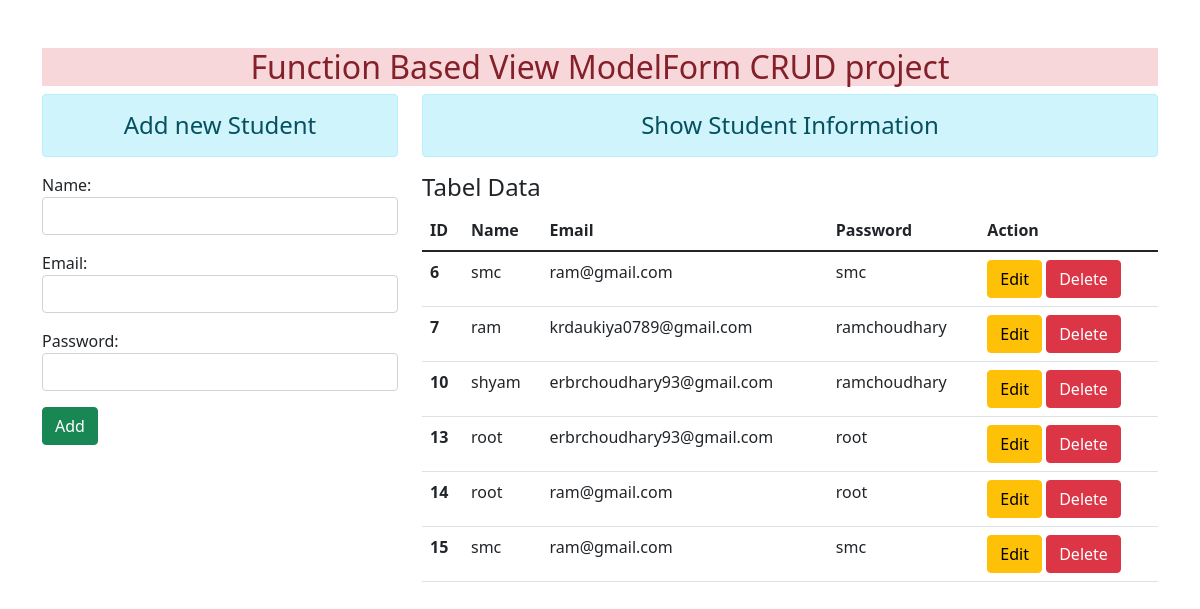
The app's page /app/ with its own data.
### app/models.py (models this page shows)
class  User(models.Model):
    name = models.CharField(max_length=70)
    email = models.EmailField(max_length=70)
    password = models.CharField(max_length=70)

### app/views.py (the view)
# urls.py: path('', views.add_show,name='add'),
def add_show(request):
    if request.method=='POST':
        fm= StudentRegistration(request.POST)
        if fm.is_valid():
            nm= fm.cleaned_data['name']
            em= fm.cleaned_data['email']
            pw= fm.cleaned_data['password']
            reg = User(name=nm,email=em,password=pw)
            reg.save()
            fm= StudentRegistration()
    else:
        fm= StudentRegistration()
    stud= User.objects.all()
    return render (request,'app/add_show.html',{'form':fm,'stu':stud})

### app/forms.py
class StudentRegistration(forms.ModelForm):
    class Meta:
        model = User
        fields = ('name','email','password')
        widgets = {
            'name':forms.TextInput(attrs={'class':'form-control'}),
            'email':forms.EmailInput(attrs={'class':'form-control'}),
            'password':forms.PasswordInput(render_value=True, attrs={'class':'form-control'}),
            }

### app/templates/app/add_show.html (shortened to what this page needs)
{% extends 'app/base.html' %}
{% block content %}
  <div class="row">
    <div class="col-sm-4">
        <h4 class="text-center alert alert-info">Add new Student</h4>
        <form action="" method="post">
            {{form.as_p}}
            <input type="submit" value="Add" class="btn btn-success">
        </form>
    </div>
    <div class="col-sm-8">
        <h4 class="text-center alert alert-info">Show Student Information </h4>
        {% if stu %}
            <h4>Tabel Data</h4>
            <table class="table  table-hover ">
                <thead>
                    <tr>
                      <th scope="col">ID</th>
                      <th scope="col">Name</th>
                      <th scope="col">Email</th>
                      <th scope="col">Password</th>
                      <th scope="col">Action</th>
                    </tr>
                  </thead>
                  <tbody>
                    {% for st in stu  %}
                    <tr>
                      <th scope="row">{{st.id}}</th>
                      <td>{{st.name}}</td>
                      <td>{{st.email}}</td>
                    <td>{{st.password}}</td>
                    <td>
                        <a href="{% url 'update' st.id%}" class="btn btn-warning">Edit</a>
                        <form action="{% url 'delete' st.id%}" method="post" class="d-inline">
                            <input type="submit" value="Delete"  class="btn btn-danger">
                        </form>
                    </td>
                    </tr>
                    {% endfor %}
                  </tbody>
              </table>
            {% else %}
            <h4 class="text-center alert alert-danger">No Data </h4>
        {% endif %}
    </div>
  </div>
{% endblock content %}

### app/templates/app/base.html (shortened to what this page needs)
<!DOCTYPE html>
<html lang="en">
    {% load static %}
<head>
    <link rel="stylesheet" href="{% static 'css/bootstrap.css' %}">
    <link rel="stylesheet" href="{% static 'css/min.css' %}">
</head>
<body>
<div class="container mt-5">
    <h2 class="text-center alert-danger">Function Based View ModelForm CRUD project</h2>
{% block content %}
{% endblock content %}
</div>
</body>
</html>

### records on screen
User: id "6", name "smc", email "ram@gmail.com", password "smc"
User: id "7", name "ram", email "krdaukiya0789@gmail.com", password "ramchoudhary"
User: id "10", name "shyam", email "erbrchoudhary93@gmail.com", password "ramchoudhary"
User: id "13", name "root", email "erbrchoudhary93@gmail.com", password "root"
User: id "14", name "root", email "ram@gmail.com", password "root"
User: id "15", name "smc", email "ram@gmail.com", password "smc"
